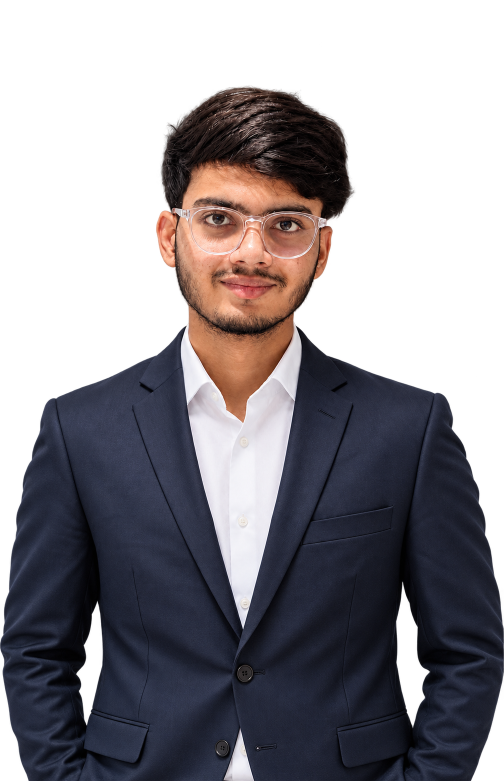
#> input picture assets/images/Profile.png, 1007 x 1562 px (shown at 1/2 size)
$ python generate_halftone_portrait.py
#> lines starting #> are read from the running program, lines starting #| are printed output that depends on the picture
"""Generate halftone / dot-matrix computational portrait from source profile image.

Reads assets/images/profile.png (or Profile.png), applies contrast optimization,
and produces a high-fidelity halftone dot field with titanium-hacker palette colors.
"""
from __future__ import annotations

import math
from pathlib import Path
from PIL import Image, ImageEnhance, ImageOps

ROOT = Path(__file__).resolve().parents[1]

# Palette tokens for portrait
PORTRAIT_TOKENS = {
    'highlight': '#F0F5EF',    # Crisp off-white for bright facial highlights
    'mid': '#DDF8E4',          # Pale mint for midtone facial areas
    'shadow': '#567A6F',       # Muted steel-mint for dark areas / hair silhouette
    'accent': '#B9FF38',       # Neon lime for perimeter edge & technical dots
    'accent_soft': '#90D92C',  # Secondary lime
    'guide': '#23383F',        # Subtle guide dots
}


def find_profile_image() -> Path:
    candidates = [
        ROOT / 'assets' / 'images' / 'Profile.png',
        ROOT / 'assets' / 'images' / 'profile.png',
        ROOT / 'assets' / 'images' / 'profile.jpg',
        ROOT / 'assets' / 'images' / 'Profile.jpg',
    ]
    for p in candidates:
        if p.is_file():
            return p
    raise FileNotFoundError("Profile image not found in assets/images/")


def generate_portrait_dots(
    target_w: int = 320,
    target_h: int = 300,
    offset_x: float = 65.0,
    offset_y: float = 60.0,
    spacing: float = 6.2,
) -> dict:
    """Process profile image and return structured dot data."""
#> called with target_w = 320, target_h = 300, offset_x = 65, offset_y = 60, spacing = 6.2
    img_path = find_profile_image()
    orig = Image.open(img_path)
#> orig is the input picture: PIL image 1007x1562 RGBA; mean R, G, B, A 38.7, 35.5, 40.6, 146.5

    # Ensure RGBA
    if orig.mode != 'RGBA':
        orig = orig.convert('RGBA')

    # Crop to non-transparent bounding box
    alpha = orig.split()[-1]
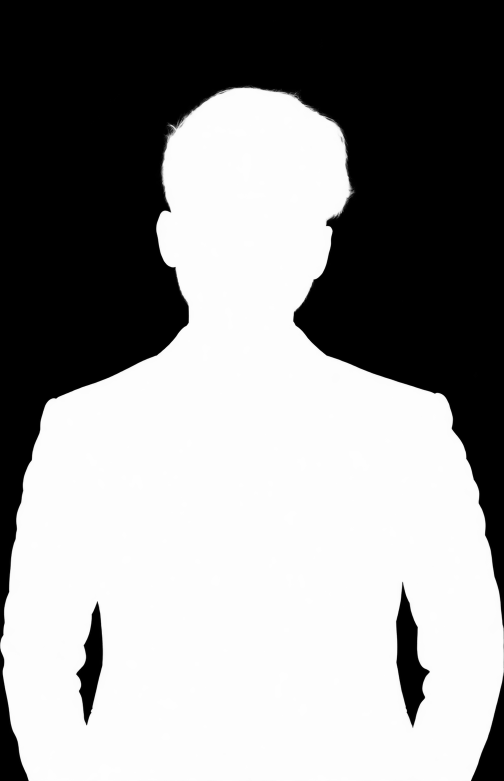
#> alpha: PIL image 1007x1562 L (shown at 1/2 size); min 0, max 255, mean 146.5
    bbox = alpha.getbbox()
#> bbox = (0, 18, 1007, 1562)
    if bbox:
        orig = orig.crop(bbox)
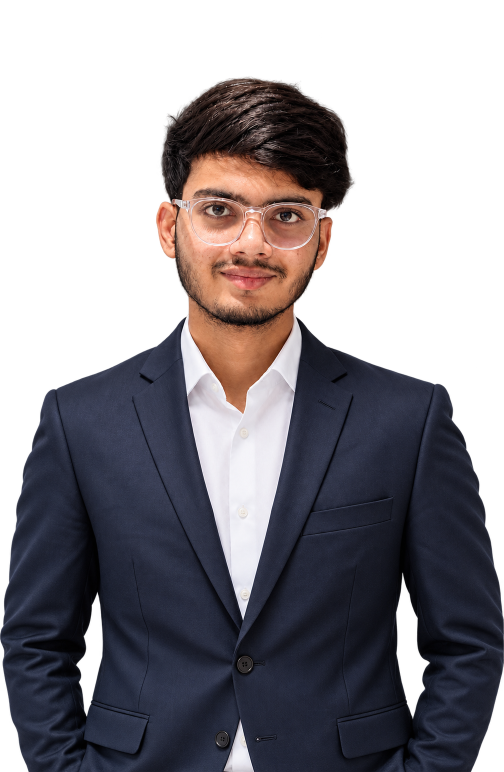
#> orig: PIL image 1007x1544 RGBA (shown at 1/2 size); mean R, G, B, A 39.2, 35.9, 41.1, 148.2; transparent parts drawn white

    # Resize to target area
    aspect = orig.width / orig.height
#> aspect = 0.652
    w = target_w
    h = int(w / aspect)
#> h = 490
    if h > target_h:
        h = target_h
        w = int(h * aspect)
#> w = 195

    resized = orig.resize((w, h), Image.Resampling.LANCZOS)
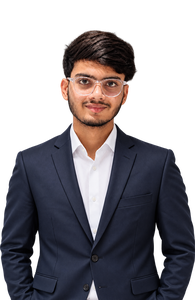
#> resized: PIL image 195x300 RGBA; mean R, G, B, A 39.7, 36.4, 41.6, 148.2; transparent parts drawn white
    alpha = resized.split()[-1]
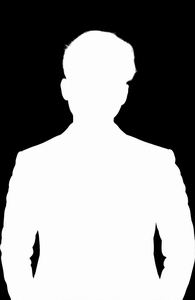
#> alpha: PIL image 195x300 L; min 0, max 255, mean 148.2
    gray = resized.convert('L')
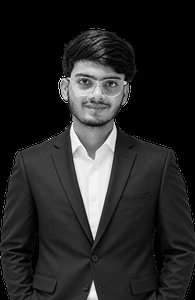
#> gray: PIL image 195x300 L; min 0, max 255, mean 38

    # Enhance contrast & sharpness for crisp dot definition
    gray = ImageOps.autocontrast(gray, cutoff=(1, 1))
    gray = ImageEnhance.Contrast(gray).enhance(1.35)
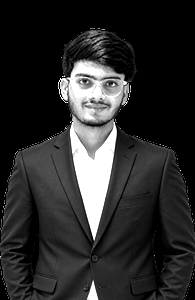
#> gray: PIL image 195x300 L; min 0, max 255, mean 43.4
    gray = ImageEnhance.Sharpness(gray).enhance(1.4)

    # Horizontal center alignment inside target bounding box
    pad_x = (target_w - w) / 2.0
#> pad_x = 62.5
    pad_y = (target_h - h) / 2.0

    dots = []
    step = int(spacing)
    half_step = step // 2

    # Edge detection kernel
    def is_edge_pixel(gx: int, gy: int) -> bool:
        if gx < 0 or gx >= w or gy < 0 or gy >= h:
            return True
        for dx, dy in [(-step, 0), (step, 0), (0, -step), (0, step)]:
            nx, ny = gx + dx, gy + dy
            if 0 <= nx < w and 0 <= ny < h:
                if alpha.getpixel((nx, ny)) < 40:
                    return True
            else:
                return True
        return False

    min_x_seen = 9999.0
    max_x_seen = -9999.0

    for gy in range(0, h, step):
        for gx in range(0, w, step):
            # Sample box average around (gx, gy)
            box_alpha = []
            box_lum = []
            for by in range(max(0, gy - 1), min(h, gy + 2)):
                for bx in range(max(0, gx - 1), min(w, gx + 2)):
                    box_alpha.append(alpha.getpixel((bx, by)))
                    box_lum.append(gray.getpixel((bx, by)))

            avg_a = sum(box_alpha) / len(box_alpha)
            if avg_a < 35:
                continue

            avg_lum = sum(box_lum) / len(box_lum)
            norm = avg_lum / 255.0
            is_edge = is_edge_pixel(gx, gy)

            abs_x = offset_x + pad_x + gx
            abs_y = offset_y + pad_y + gy

            min_x_seen = min(min_x_seen, abs_x)
            max_x_seen = max(max_x_seen, abs_x)

            # Radius calculation
            r = 0.65 + (norm ** 1.32) * 2.45
            if is_edge and norm < 0.25:
                r = max(r, 1.15)

            # Color assignment based on luminance and boundary
            if is_edge:
                color = PORTRAIT_TOKENS['accent'] if (gx + gy) % 3 == 0 else PORTRAIT_TOKENS['mid']
                opacity = 0.90
            elif norm > 0.62:
                color = PORTRAIT_TOKENS['highlight']
                opacity = 0.98
            elif norm > 0.32:
                color = PORTRAIT_TOKENS['mid']
                opacity = 0.88
            else:
                color = PORTRAIT_TOKENS['shadow']
                opacity = 0.72

            col_idx = int(gx / spacing)

            dots.append({
                'x': round(abs_x, 1),
                'y': round(abs_y, 1),
                'r': round(r, 2),
                'color': color,
                'opacity': opacity,
                'norm': round(norm, 3),
                'is_edge': is_edge,
                'col_idx': col_idx,
            })
#> after the loop, dots = 966 items

    # Generate sparse background coordinate guide grid
    guide_dots = []
    guide_step = 16
    for gy in range(0, target_h + 10, guide_step):
        for gx in range(0, target_w + 10, guide_step):
            gx_abs = offset_x + gx
            gy_abs = offset_y + gy
            # Check distance from person dots to keep guides ambient
            guide_dots.append({
                'x': round(gx_abs, 1),
                'y': round(gy_abs, 1),
                'r': 0.7,
                'color': PORTRAIT_TOKENS['guide'],
                'opacity': 0.35,
            })
#> after the loop, guide_dots = 420 items

    return {
        'dots': dots,
        'guide_dots': guide_dots,
        'bounds': {
            'x': offset_x,
            'y': offset_y,
            'w': target_w,
            'h': target_h,
            'min_x': min_x_seen,
            'max_x': max_x_seen,
        },
    }


def render_portrait_svg_group(data: dict, animated: bool = False) -> str:
    """Generate SVG XML for portrait group."""
    b = data['bounds']
    bx, by, bw, bh = b['x'] - 10, b['y'] - 10, b['w'] + 20, b['h'] + 20
    accent = PORTRAIT_TOKENS['accent']

    lines = [f'<g id="portrait" class="hud-portrait">']

    # 1. Ambient guide dots
    lines.append('  <!-- Ambient coordinate guide dots -->')
    lines.append('  <g id="portrait_guides">')
    for g in data['guide_dots']:
        lines.append(f'    <circle cx="{g["x"]}" cy="{g["y"]}" r="{g["r"]}" fill="{g["color"]}" opacity="{g["opacity"]}"/>')
    lines.append('  </g>')

    # 2. Corner HUD brackets
    bracket_len = 22
    lines.append('  <!-- Corner technical HUD brackets -->')
    lines.append('  <g id="portrait_brackets" stroke="{}" stroke-width="2" fill="none">'.format(accent))
    # Top-Left
    lines.append(f'    <path d="M{bx+bracket_len} {by} H{bx} V{by+bracket_len}"/>')
    # Top-Right
    lines.append(f'    <path d="M{bx+bw-bracket_len} {by} H{bx+bw} V{by+bracket_len}"/>')
    # Bottom-Left
    lines.append(f'    <path d="M{bx} {by+bh-bracket_len} V{by+bh} H{bx+bracket_len}"/>')
    # Bottom-Right
    lines.append(f'    <path d="M{bx+bw} {by+bh-bracket_len} V{by+bh} H{bx+bw-bracket_len}"/>')
    lines.append('  </g>')

    # Small bracket ticks
    lines.append(f'  <circle cx="{bx+bracket_len+6}" cy="{by}" r="1.5" fill="{accent}"/>')
    lines.append(f'  <circle cx="{bx}" cy="{by+bracket_len+6}" r="1.5" fill="{accent}"/>')

    # 3. Portrait Halftone Dots
    lines.append('  <!-- Halftone portrait dots -->')
    if animated:
        # Group dots by column index for sequential scanline reveal
        cols = {}
        for d in data['dots']:
            cols.setdefault(d['col_idx'], []).append(d)

        max_col = max(cols.keys()) if cols else 1
        total_reveal_time = 1.35  # seconds

        for col_idx in sorted(cols.keys()):
            delay = round((col_idx / max_col) * total_reveal_time, 2)
            lines.append(f'  <g class="portrait-col" style="animation: dotReveal 0.4s ease-out {delay}s forwards; opacity: 0;">')
            for d in cols[col_idx]:
                lines.append(f'    <circle cx="{d["x"]}" cy="{d["y"]}" r="{d["r"]}" fill="{d["color"]}" opacity="{d["opacity"]}"/>')
            lines.append('  </g>')
    else:
        for d in data['dots']:
            lines.append(f'    <circle cx="{d["x"]}" cy="{d["y"]}" r="{d["r"]}" fill="{d["color"]}" opacity="{d["opacity"]}"/>')

    lines.append('</g>')
    return '\n'.join(lines)


if __name__ == '__main__':
    data = generate_portrait_dots()
#> data = 3 items
    print(f"Generated {len(data['dots'])} portrait dots and {len(data['guide_dots'])} guide dots.")
#| Generated 966 portrait dots and 420 guide dots.
    svg_fragment = render_portrait_svg_group(data)
#> in render_portrait_svg_group, `b = data['bounds']`: b = {'x': 65, 'y': 60, 'w': 320, 'h': 300, 'min_x': 127.5, 'max_x': 319.5}
#> in render_portrait_svg_group, `bx, by, bw, bh = b['x'] - 10, b['y'] - 10, b['w'] + 20, b['h'] + 20`: bx = 55; by = 50; bw = 340; bh = 320
#> after the loop in render_portrait_svg_group, `for g in data['guide_dots']:`: lines = 423 items
#> after the loop in render_portrait_svg_group, `for d in data['dots']:`: lines = 1400 items
    print("Sample SVG snippet length:", len(svg_fragment))
#| Sample SVG snippet length: 103631
